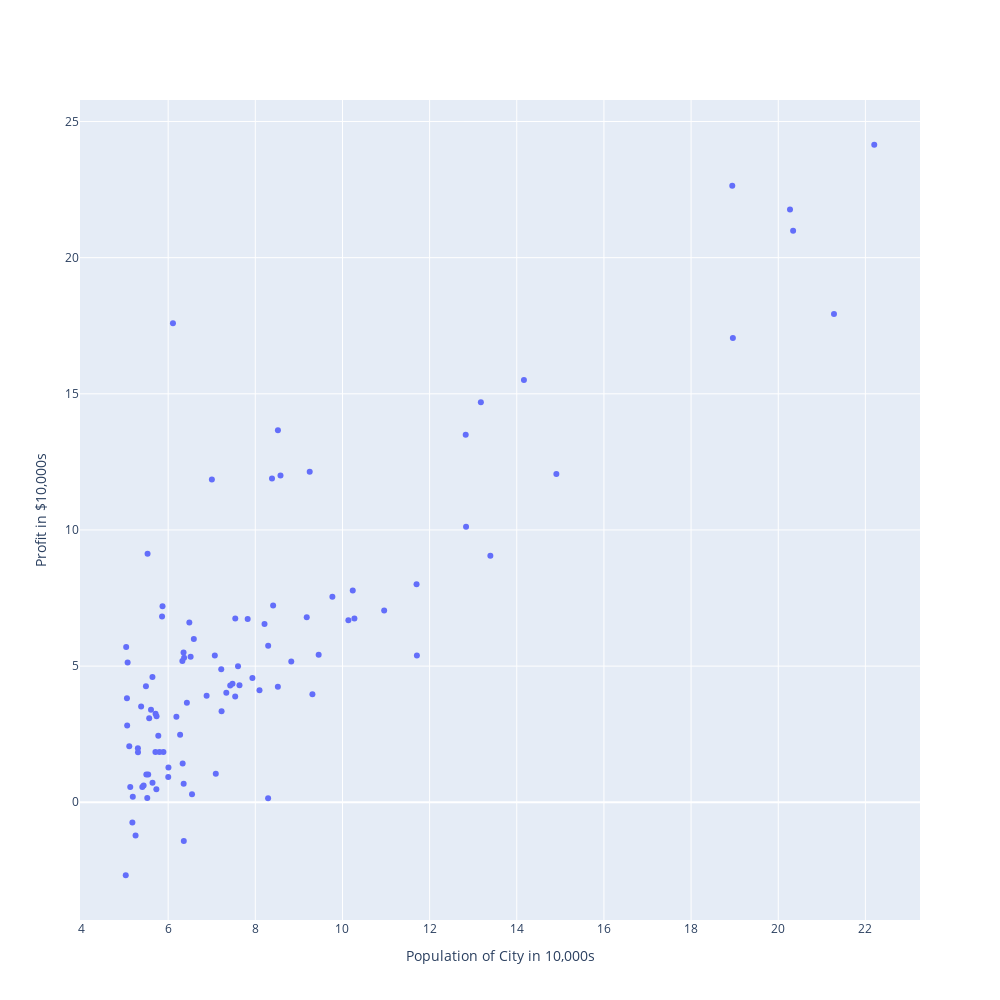

Here is the notebook cell this chart was saved with:
### Code cell
fig1 = go.Figure()

layout = go.Layout(
                    autosize=False,
                    width=1000,
                    height=1000,
                    xaxis = dict( title_text = "Population of City in 10,000s"),
                    yaxis = dict( title_text = "Profit in $10,000s")
    )

trace1 = go.Scatter(
                    x = x,
                    y = y,
                    mode='markers'
)

fig1.layout = layout
fig1.add_trace( trace1 )
